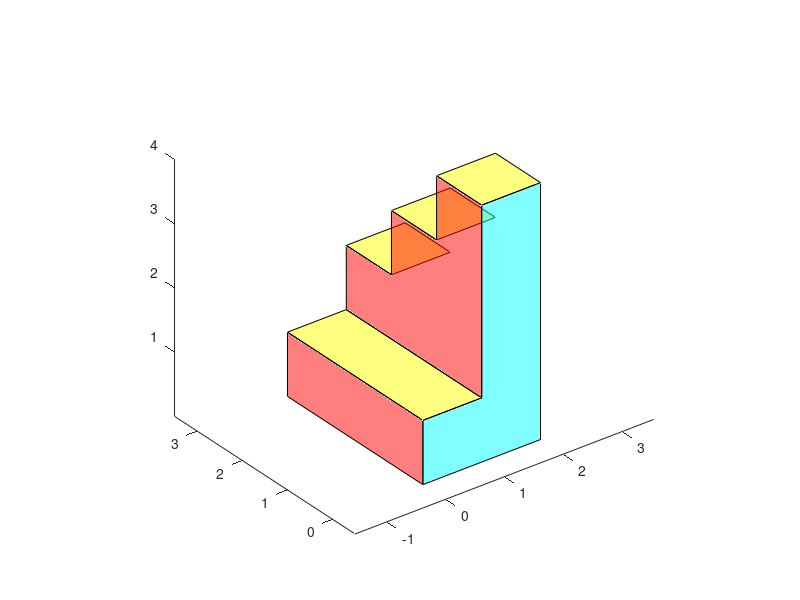

This chart was generated by the following MATLAB code:
% Name: James Prime
% Student ID: 215028657
% Assignment 3: Isometric Drawing in MATLAB

% Goal: To create an isometric drawing of a 3D object using MATLAB.
% Procedure:
%   1. Define the vertices of the 3D object.
%   2. Apply isometric transformation to the vertices.
%   3. Connect the transformed vertices to form the isometric drawing.

% Clear the workspace and command window
clear; clc;

% Define Top Wall Vertices
topWallA =  [0 1 1 0; 
             0 0 3 3;
             1 1 1 1;];
topWallB =  [1 2 2 1;
             0 0 1 1;
             4 4 4 4;];
topWallC =  [1 2 2 1;
             1 1 2 2;
             3 3 3 3;];
topWallD =  [1 2 2 1;
             2 2 3 3;
             2 2 2 2;];

% Define XZ-Plane Wall Vertices
xzWallA =  [0 2 2 0; 
            0 0 0 0;
            0 0 1 1;];
xzWallB =  [1 2 2 1;
            0 0 0 0;
            1 1 4 4;];

xzWall  =  [0 2 2 1 1 0;
            0 0 0 0 0 0;
            0 0 4 4 1 1;];            

% Define YZ-Plane Wall Vertices
yzWallA =  [0 0 0 0;
            0 0 3 3;
            0 1 1 0;];
yzWallB =  [1 1 1 1;
            0 0 3 3;
            1 2 2 1;];
yzWallC =  [1 1 1 1;
            0 0 2 2;
            2 3 3 2;];
yzWallD =  [1 1 1 1;
            0 0 1 1;
            3 4 4 3;];

yzWallBCD = [1 1 1 1 1 1 1 1;
             0 0 1 1 2 2 3 3;
             1 4 4 3 3 2 2 1;];

% Draw the isometric drawing
hold on;
% TOP WALLS
patch(topWallA(1,:), topWallA(2,:), topWallA(3,:), 'y', 'FaceAlpha', 0.5);
patch(topWallB(1,:), topWallB(2,:), topWallB(3,:), 'y', 'FaceAlpha', 0.5);
patch(topWallC(1,:), topWallC(2,:), topWallC(3,:), 'y', 'FaceAlpha', 0.5);
patch(topWallD(1,:), topWallD(2,:), topWallD(3,:), 'y', 'FaceAlpha', 0.5);

% XZ-PLANE WALLS
% patch(xzWallA(1,:), xzWallA(2,:), xzWallA(3,:), 'c', 'FaceAlpha', 0.5);
% patch(xzWallB(1,:), xzWallB(2,:), xzWallB(3,:), 'c', 'FaceAlpha', 0.5);
patch(xzWall(1,:), xzWall(2,:), xzWall(3,:), 'c', 'FaceAlpha', 0.5);

% YZ-PLANE WALLS
patch(yzWallA(1,:), yzWallA(2,:), yzWallA(3,:), 'r', 'FaceAlpha', 0.5);
patch(yzWallBCD(1,:), yzWallBCD(2,:), yzWallBCD(3,:), 'r', 'FaceAlpha', 0.5);
% patch(yzWallB(1,:), yzWallB(2,:), yzWallB(3,:), 'r', 'FaceAlpha', 0.5);
% patch(yzWallC(1,:), yzWallC(2,:), yzWallC(3,:), 'r', 'FaceAlpha', 0.5);
% patch(yzWallD(1,:), yzWallD(2,:), yzWallD(3,:), 'r', 'FaceAlpha', 0.5);

% Alters the view of the 3D plot to isometric
axis equal;
view(3);
